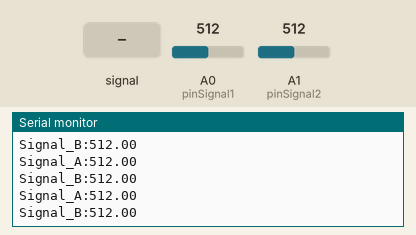
Bench run of a sketch on a simulated Arduino Uno, built with avr-gcc and run on an emulated ATmega328P. On the bench: the last lines printed to the serial monitor. The inputs (shaded band) are chosen by the test bench; at power-on: A0 (pinSignal1) = 512, A1 (pinSignal2) = 512.

Above: at 1.3 s.
1.4 s: A0 (pinSignal1) fed a 200 Hz sine of ±81 counts around its level
2.9 s: A1 (pinSignal2) fed a 200 Hz sine of ±81 counts around its level
At 3.32 s:
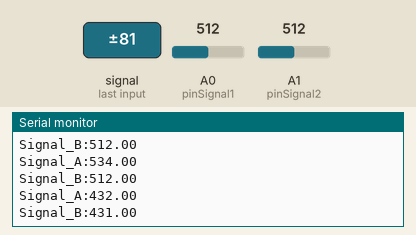
4.4 s: A0 (pinSignal1) set to 716
At 4.82 s:
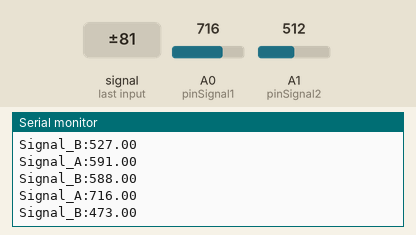
5.9 s: A1 (pinSignal2) set to 716
At 6.32 s:
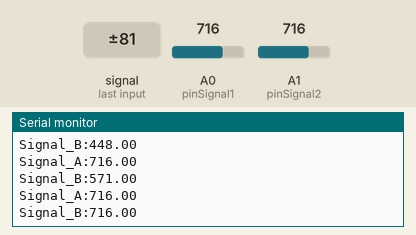
7.4 s: A0 (pinSignal1) fed a 1000 Hz sine of ±255 counts around its level
8.9 s: A1 (pinSignal2) fed a 1000 Hz sine of ±255 counts around its level
At 9.33 s:
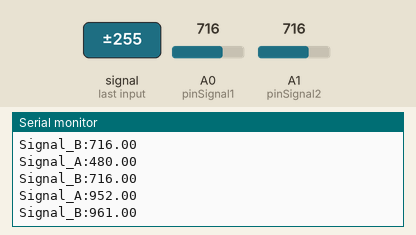
Timing chart, 0 to 11.4 s (numbered marks = the images above; inputs shaded):
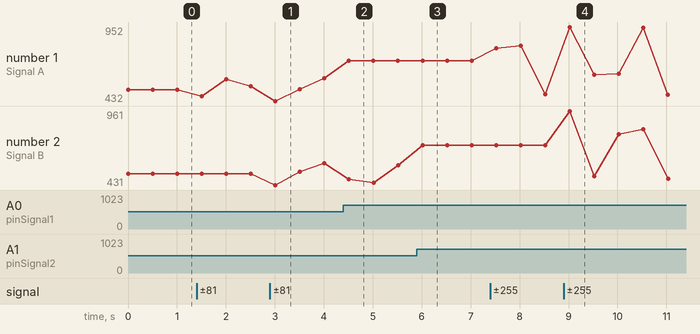

Measured:
- after the input at 2.9 s, the serial monitor: prints a new line after 0.11 s (image 1)
- after the input at 4.4 s, the serial monitor: prints a new line after 0.11 s (image 2)
- after the input at 5.9 s, the serial monitor: prints a new line after 0.12 s (image 3)
- after the input at 8.9 s, the serial monitor: prints a new line after 0.13 s (image 4)
- plotted number 1: 512 → 534 after the input at 1.4 s, 591 → 716 after the input at 4.4 s, 716 → 480 after the input at 7.4 s
- plotted number 2: 512 → 588 after the input at 2.9 s

The sketch:

osciloscopio_ard.ino
```cpp
// Definir los pines analógicos a los que están conectadas las señales
const float pinSignal1 = A0; // Primer señal en el pin A0
const float pinSignal2 = A1; // Segunda señal en el pin A1

void setup()
{
  // Iniciar la comunicación serial
  Serial.begin(115200);
  pinMode(pinSignal1,INPUT),
  pinMode(pinSignal2,INPUT);
}

void loop() {
  // Leer las señales de los pines analógicos
  float valorSignal1 = analogRead(pinSignal1);
  float valorSignal2 = analogRead(pinSignal2);

  // Enviar los valores leídos al monitor serial
  Serial.print("Signal_A:");
  Serial.println(valorSignal1);

  Serial.print("Signal_B:");
  Serial.println(valorSignal2);


  delay(500); // 500 milisegundos (0.5 segundos)
}
```
